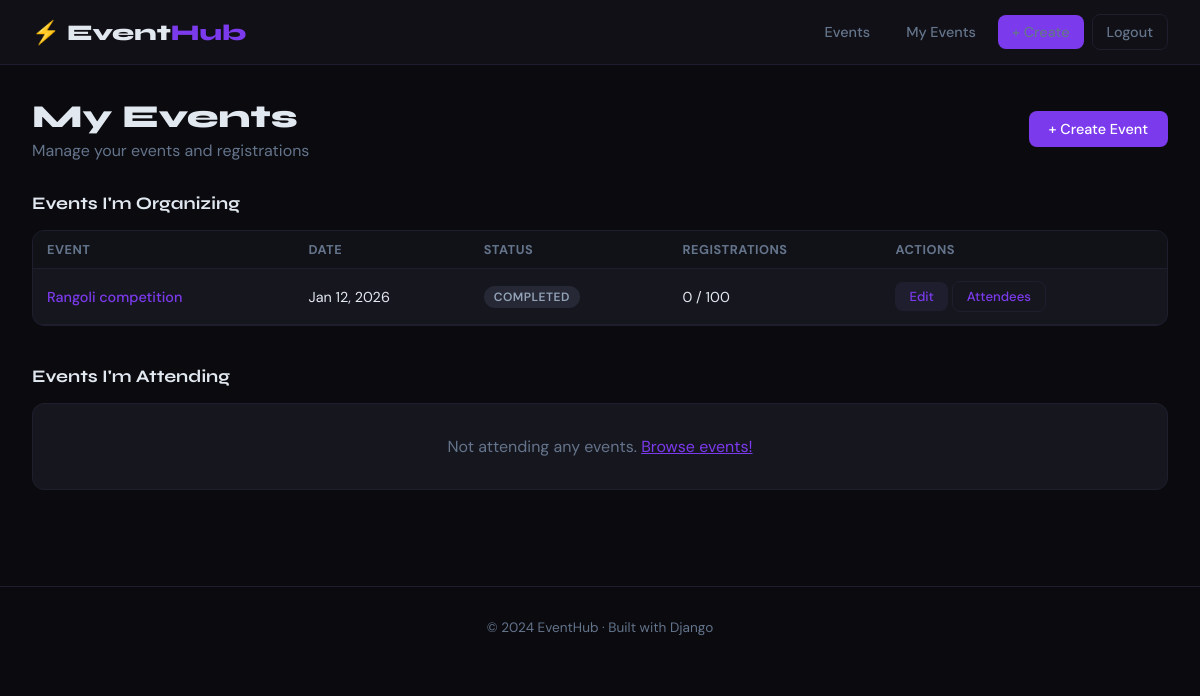
Screenshot of /my-events/ (signed in) with the database file from the repository.
### events/models.py (models this page shows, shortened)
class Event(models.Model):
    STATUS_CHOICES = [
        ('upcoming',  'Upcoming'),
        ('ongoing',   'Ongoing'),
        ('completed', 'Completed'),
        ('cancelled', 'Cancelled'),
    ]
    title         = models.CharField(max_length=200)
    description   = models.TextField()
    category      = models.ForeignKey(Category, on_delete=models.SET_NULL, null=True, blank=True)
    organizer     = models.ForeignKey(User, on_delete=models.CASCADE, related_name='organized_events')
    location      = models.CharField(max_length=300)
    start_date    = models.DateTimeField()
    end_date      = models.DateTimeField()
    max_attendees = models.PositiveIntegerField(default=100)
    image         = models.ImageField(upload_to='event_images/', blank=True, null=True)
    status        = models.CharField(max_length=20, choices=STATUS_CHOICES, default='upcoming')
    is_free       = models.BooleanField(default=True)
    ticket_price  = models.DecimalField(max_digits=10, decimal_places=2, default=0.00)
    created_at    = models.DateTimeField(auto_now_add=True)
    updated_at    = models.DateTimeField(auto_now=True)
    class Meta:
        ordering = ['start_date']
    @property
    def registered_count(self):
        return self.registrations.filter(status='confirmed').count()

### events/views.py (the view)
# urls.py: path('my-events/',                   views.my_events,          name='my_events'),
@login_required
def my_events(request):
    return render(request, 'events/my_events.html', {
        'organized':     Event.objects.filter(organizer=request.user),
        'registrations': Registration.objects.filter(
            attendee=request.user, status='confirmed'
        ).select_related('event'),
    })

### events/templates/events/my_events.html (shortened to what this page needs)
{% extends 'events/base.html' %}
{% block content %}
<div class="container">
    <div class="page-header" style="display:flex; justify-content:space-between; align-items:center;">
        <div><h1>My Events</h1><p>Manage your events and registrations</p></div>
        <a href="{% url 'event_create' %}" class="btn btn-primary">+ Create Event</a>
    </div>
    <h2 style="font-family:'Syne',sans-serif; font-size:1.1rem; margin-bottom:1rem;">Events I'm Organizing</h2>
    {% if organized %}
    <div class="card" style="overflow-x:auto; margin-bottom:2.5rem;">
        <table class="events-table">
            <thead><tr><th>Event</th><th>Date</th><th>Status</th><th>Registrations</th><th>Actions</th></tr></thead>
            <tbody>
            {% for event in organized %}
            <tr>
                <td><a href="{% url 'event_detail' event.pk %}">{{ event.title }}</a></td>
                <td>{{ event.start_date|date:"M d, Y" }}</td>
                <td><span class="badge badge-{{ event.status }}">{{ event.get_status_display }}</span></td>
                <td>{{ event.registered_count }} / {{ event.max_attendees }}</td>
                <td>
                    <a href="{% url 'event_edit' event.pk %}" class="btn btn-secondary btn-sm">Edit</a>
                    <a href="{% url 'event_attendees' event.pk %}" class="btn btn-outline btn-sm">Attendees</a>
                </td>
            </tr>
            {% endfor %}
            </tbody>
        </table>
    </div>
    {% else %}
    <div class="card" style="padding:2rem; text-align:center; color:var(--muted); margin-bottom:2.5rem;">
        No events yet. <a href="{% url 'event_create' %}" style="color:var(--accent);">Create your first event!</a>
    </div>
    {% endif %}
    <h2 style="font-family:'Syne',sans-serif; font-size:1.1rem; margin-bottom:1rem;">Events I'm Attending</h2>
    {% if registrations %}
    <div class="card" style="overflow-x:auto;">
        <table class="events-table">
            <thead><tr><th>Event</th><th>Date</th><th>Location</th><th>Status</th><th>Registered On</th></tr></thead>
            <tbody>
            {% for reg in registrations %}
            <tr>
                <td><a href="{% url 'event_detail' reg.event.pk %}">{{ reg.event.title }}</a></td>
                <td>{{ reg.event.start_date|date:"M d, Y" }}</td>
                <td>{{ reg.event.location }}</td>
                <td><span class="badge badge-{{ reg.event.status }}">{{ reg.event.get_status_display }}</span></td>
                <td style="color:var(--muted); font-size:.82rem;">{{ reg.registered_at|date:"M d, Y" }}</td>
            </tr>
            {% endfor %}
            </tbody>
        </table>
    </div>
    {% else %}
    <div class="card" style="padding:2rem; text-align:center; color:var(--muted);">
        Not attending any events. <a href="{% url 'home' %}" style="color:var(--accent);">Browse events!</a>
    </div>
    {% endif %}
</div>
{% endblock %}

### events/templates/events/base.html (style rules this page uses)
*, *::before, *::after { box-sizing: border-box; margin: 0; padding: 0; }
:root { --bg: #0a0a0f; --surface: #111118; --card: #16161f; --border: #1e1e2e; --accent: #7c3aed; --accent2: #06b6d4; --green: #10b981; --red: #ef4444; --yellow: #f59e0b; --text: #e2e8f0; --muted: #64748b; --radius: 12px; }
body { font-family: 'DM Sans', sans-serif; background: var(--bg); color: var(--text); min-height: 100vh; }
.btn { display: inline-flex; align-items: center; gap: 6px; padding: 9px 20px; border-radius: 8px; font-family: 'DM Sans', sans-serif; font-weight: 500; font-size: .9rem; border: none; cursor: pointer; text-decoration: none; transition: all .2s; }
.btn-primary { background: var(--accent); color: #fff; }
.btn-secondary { background: var(--border); color: var(--text); }
.btn-outline { background: transparent; border: 1px solid var(--border); color: var(--text); }
.btn-sm { padding: 6px 14px; font-size: .82rem; }
.container { max-width: 1200px; margin: 0 auto; padding: 2rem; }
.badge { display: inline-block; padding: 3px 10px; border-radius: 20px; font-size: .75rem; font-weight: 600; text-transform: uppercase; letter-spacing: .5px; }
.badge-completed { background: rgba(100,116,139,.2); color: #94a3b8; }
.card { background: var(--card); border: 1px solid var(--border); border-radius: var(--radius); overflow: hidden; }
.page-header { margin-bottom: 2rem; }
.page-header h1 { font-family: 'Syne', sans-serif; font-size: 2rem; font-weight: 800; }
.page-header p { color: var(--muted); margin-top: 4px; }

### events/templates/events/my_events.html (style rules this page uses)
.events-table { width: 100%; border-collapse: collapse; }
.events-table th { background: var(--surface); padding: 10px 14px; font-size: .8rem; text-transform: uppercase; letter-spacing: .5px; color: var(--muted); text-align: left; border-bottom: 1px solid var(--border); }
.events-table td { padding: 12px 14px; border-bottom: 1px solid var(--border); font-size: .9rem; vertical-align: middle; }
.events-table a { color: var(--accent); text-decoration: none; font-weight: 500; }

### rows the page displays
Event: title "Rangoli competition", start_date "Jan 12, 2026", status "COMPLETED", registered_count "0", max_attendees "100"
